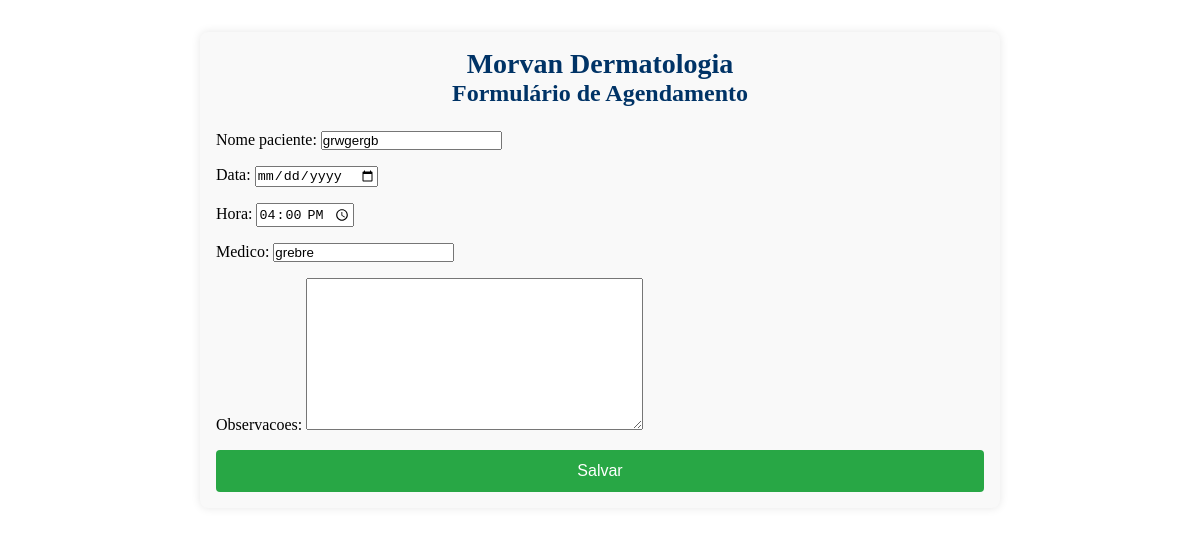
/agendamentos/editar/3/, run on the app's committed database.
### agendamentos/models.py (models this page shows, shortened)
class Agendamento(models.Model):
    nome_paciente = models.CharField(max_length=100)
    data = models.DateField()
    hora = models.TimeField()
    medico = models.CharField(max_length=100)
    observacoes = models.TextField(blank=True, null=True)

### agendamentos/views.py (the view)
# urls.py: path('editar/<int:pk>/', views.agendamento_update, name='agendamento_update'),
def agendamento_update(request, pk):
    agendamento = get_object_or_404(Agendamento, pk=pk)
    if request.method == 'POST':
        form = AgendamentoForm(request.POST, instance=agendamento)
        if form.is_valid():
            form.save()
            return redirect('agendamento_list')
    else:
        form = AgendamentoForm(instance=agendamento)
    return render(request, 'agendamentos/agendamento_form.html', {'form': form})

### agendamentos/forms.py
class AgendamentoForm(forms.ModelForm):
    class Meta:
        model = Agendamento
        fields = ['nome_paciente', 'data', 'hora', 'medico', 'observacoes']
        widgets = {
            'data': forms.DateInput(attrs={'type': 'date'}),
            'hora': forms.TimeInput(attrs={'type': 'time'}),
        }

### agendamentos/templates/agendamentos/agendamento_form.html (shortened to what this page needs)
<!DOCTYPE html>
<html lang="pt-BR">
<head>
</head>
<body>
    <div class="container">
        <div class="header">
            <h1>Morvan Dermatologia</h1>
            <h2>Formulário de Agendamento</h2>
        </div>
        <form method="post">
            {{ form.as_p }}
            <button type="submit">Salvar</button>
        </form>
    </div>
</body>
</html>

### agendamentos/templates/agendamentos/agendamento_form.html (style rules this page uses)
* { margin: 0; padding: 0; box-sizing: border-box; }
.container { max-width: 800px; margin: 2rem auto; padding: 1rem; border-radius: 8px; box-shadow: 0 0 10px rgba(0, 0, 0, 0.1); background-color: #f9f9f9; }
.header { text-align: center; margin-bottom: 1.5rem; }
.header h1 { font-size: 1.75rem; color: #003366; }
.header h2 { font-size: 1.5rem; color: #003366; }
form { display: flex; flex-direction: column; gap: 1rem; }
button { background-color: #28a745; color: white; border: none; padding: 0.75rem 1.5rem; border-radius: 4px; cursor: pointer; font-size: 1rem; transition: background-color 0.3s ease; }

### data on the page
Agendamento: nome_paciente "grwgergb", hora "16:00:00", medico "grebre"
